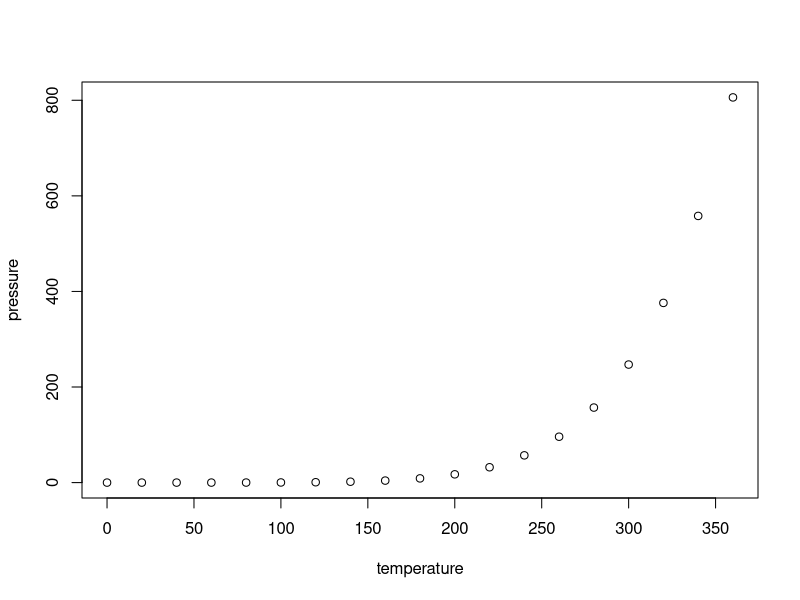
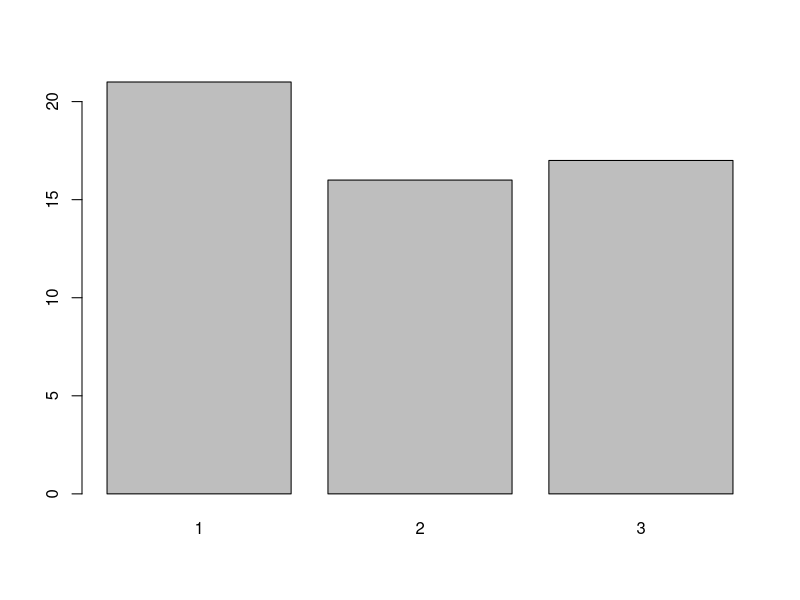

Write the R code that produced these figures, in order.
## ---- chunk 1
knitr::opts_chunk$set(echo = TRUE)
## ---- chunk 2
summary(cars)
## ---- chunk 3
plot(pressure)
## ---- chunk 4
mydata<-read.csv("trees91.csv")

mydata$C <- factor(mydata$C)
mydata$N <- factor(mydata$N)

summary(mydata)
barplot(table(mydata$N))

## ---- chunk 5
mydata1<-read.csv("trees91x.csv",encoding = "UTF-8")
mydata$`中文` <-factor(mydata1$`中文`)

table(mydata1$`中文`)
## ---- chunk 6
mydata<-read.csv("trees91x.csv",encoding = "UTF-8")
#mydata$`中文` <-factor(mydata1$`中文`)
#table(mydata1$`中文`)

